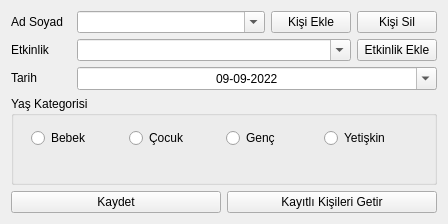
<?xml version="1.0" encoding="UTF-8"?>
<ui version="4.0">
 <class>Widget</class>
 <widget class="QWidget" name="Widget">
  <property name="geometry">
   <rect>
    <x>0</x>
    <y>0</y>
    <width>448</width>
    <height>224</height>
   </rect>
  </property>
  <property name="sizePolicy">
   <sizepolicy hsizetype="Preferred" vsizetype="Fixed">
    <horstretch>0</horstretch>
    <verstretch>0</verstretch>
   </sizepolicy>
  </property>
  <property name="minimumSize">
   <size>
    <width>448</width>
    <height>0</height>
   </size>
  </property>
  <property name="maximumSize">
   <size>
    <width>16777215</width>
    <height>224</height>
   </size>
  </property>
  <property name="windowTitle">
   <string>Etkinlik Kaydı</string>
  </property>
  <property name="windowIcon">
   <iconset>
    <normaloff>../build-etkinlikKayit-Desktop_Qt_6_3_1_MSVC2019_64bit-Release/banner.jpg</normaloff>../build-etkinlikKayit-Desktop_Qt_6_3_1_MSVC2019_64bit-Release/banner.jpg</iconset>
  </property>
  <layout class="QVBoxLayout" name="verticalLayout_2">
   <item>
    <layout class="QVBoxLayout" name="verticalLayout" stretch="0,0,0,0,0,0,0">
     <item>
      <layout class="QHBoxLayout" name="horizontalLayoutForMenuBar"/>
     </item>
     <item>
      <layout class="QHBoxLayout" name="horizontalLayout_7">
       <item>
        <widget class="QLabel" name="adSoyadLabel">
         <property name="sizePolicy">
          <sizepolicy hsizetype="Preferred" vsizetype="Preferred">
           <horstretch>0</horstretch>
           <verstretch>0</verstretch>
          </sizepolicy>
         </property>
         <property name="minimumSize">
          <size>
           <width>60</width>
           <height>0</height>
          </size>
         </property>
         <property name="text">
          <string>Ad Soyad</string>
         </property>
        </widget>
       </item>
       <item>
        <widget class="QComboBox" name="adSoyadComboBox">
         <property name="sizePolicy">
          <sizepolicy hsizetype="Expanding" vsizetype="Fixed">
           <horstretch>0</horstretch>
           <verstretch>0</verstretch>
          </sizepolicy>
         </property>
         <property name="editable">
          <bool>true</bool>
         </property>
         <property name="insertPolicy">
          <enum>QComboBox::InsertAtBottom</enum>
         </property>
        </widget>
       </item>
       <item>
        <widget class="QPushButton" name="kisiEklePushButton">
         <property name="text">
          <string>Kişi Ekle</string>
         </property>
        </widget>
       </item>
       <item>
        <widget class="QPushButton" name="kisiSilPushButton">
         <property name="text">
          <string>Kişi Sil</string>
         </property>
        </widget>
       </item>
      </layout>
     </item>
     <item>
      <layout class="QHBoxLayout" name="horizontalLayout_5">
       <item>
        <widget class="QLabel" name="etkinlikLabel">
         <property name="sizePolicy">
          <sizepolicy hsizetype="Preferred" vsizetype="Preferred">
           <horstretch>0</horstretch>
           <verstretch>0</verstretch>
          </sizepolicy>
         </property>
         <property name="minimumSize">
          <size>
           <width>60</width>
           <height>0</height>
          </size>
         </property>
         <property name="text">
          <string>Etkinlik</string>
         </property>
        </widget>
       </item>
       <item>
        <widget class="QComboBox" name="etkinlikComboBox">
         <property name="sizePolicy">
          <sizepolicy hsizetype="Expanding" vsizetype="Fixed">
           <horstretch>0</horstretch>
           <verstretch>0</verstretch>
          </sizepolicy>
         </property>
         <property name="editable">
          <bool>true</bool>
         </property>
        </widget>
       </item>
       <item>
        <widget class="QPushButton" name="etkinlikEklePushButton">
         <property name="text">
          <string>Etkinlik Ekle</string>
         </property>
        </widget>
       </item>
      </layout>
     </item>
     <item>
      <layout class="QHBoxLayout" name="horizontalLayout_3">
       <item>
        <widget class="QLabel" name="tarihLabel">
         <property name="sizePolicy">
          <sizepolicy hsizetype="Fixed" vsizetype="Fixed">
           <horstretch>0</horstretch>
           <verstretch>0</verstretch>
          </sizepolicy>
         </property>
         <property name="minimumSize">
          <size>
           <width>60</width>
           <height>0</height>
          </size>
         </property>
         <property name="text">
          <string>Tarih</string>
         </property>
        </widget>
       </item>
       <item>
        <widget class="QDateEdit" name="dateEdit">
         <property name="sizePolicy">
          <sizepolicy hsizetype="Minimum" vsizetype="Fixed">
           <horstretch>0</horstretch>
           <verstretch>0</verstretch>
          </sizepolicy>
         </property>
         <property name="alignment">
          <set>Qt::AlignCenter</set>
         </property>
         <property name="dateTime">
          <datetime>
           <hour>0</hour>
           <minute>0</minute>
           <second>0</second>
           <year>2022</year>
           <month>9</month>
           <day>9</day>
          </datetime>
         </property>
         <property name="displayFormat">
          <string>dd-MM-yyyy</string>
         </property>
         <property name="calendarPopup">
          <bool>true</bool>
         </property>
         <property name="date">
          <date>
           <year>2022</year>
           <month>9</month>
           <day>9</day>
          </date>
         </property>
        </widget>
       </item>
      </layout>
     </item>
     <item>
      <widget class="QGroupBox" name="yasKategoriGroupBox">
       <property name="sizePolicy">
        <sizepolicy hsizetype="Preferred" vsizetype="Expanding">
         <horstretch>0</horstretch>
         <verstretch>0</verstretch>
        </sizepolicy>
       </property>
       <property name="minimumSize">
        <size>
         <width>0</width>
         <height>67</height>
        </size>
       </property>
       <property name="title">
        <string>Yaş Kategorisi</string>
       </property>
       <widget class="QWidget" name="layoutWidget">
        <property name="geometry">
         <rect>
          <x>20</x>
          <y>30</y>
          <width>384</width>
          <height>24</height>
         </rect>
        </property>
        <layout class="QHBoxLayout" name="horizontalLayout">
         <item>
          <widget class="QRadioButton" name="bebekRadioButton">
           <property name="text">
            <string>Bebek</string>
           </property>
          </widget>
         </item>
         <item>
          <widget class="QRadioButton" name="cocukRadioButton">
           <property name="text">
            <string>Çocuk</string>
           </property>
          </widget>
         </item>
         <item>
          <widget class="QRadioButton" name="gencRadioButton">
           <property name="text">
            <string>Genç</string>
           </property>
          </widget>
         </item>
         <item>
          <widget class="QRadioButton" name="yetiskinRadioButton">
           <property name="text">
            <string>Yetişkin</string>
           </property>
          </widget>
         </item>
        </layout>
       </widget>
      </widget>
     </item>
     <item>
      <layout class="QHBoxLayout" name="horizontalLayout_4">
       <item>
        <widget class="QPushButton" name="kaydetPushButton">
         <property name="text">
          <string>Kaydet</string>
         </property>
        </widget>
       </item>
       <item>
        <widget class="QPushButton" name="katilimcilariGetirPushButton">
         <property name="text">
          <string>Kayıtlı Kişileri Getir</string>
         </property>
        </widget>
       </item>
      </layout>
     </item>
     <item>
      <layout class="QHBoxLayout" name="horizontalLayoutBottom"/>
     </item>
    </layout>
   </item>
  </layout>
 </widget>
 <resources/>
 <connections/>
</ui>
